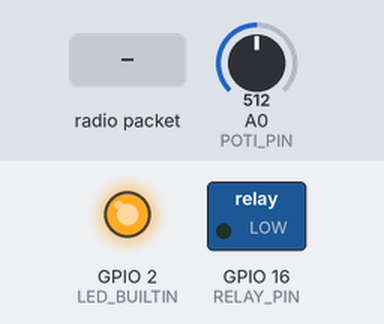
A program run on a simulated ESP8266 (NodeMCU). On the bench: switched loads named in the program (green lamp = pin HIGH), output pins drawn as LEDs (lit = HIGH, except the on-board LED, lit = LOW). Inputs (shaded band) come from the test bench; at power-on: A0 (POTI_PIN) = 512.

Above: at 1.2 s.
1.3 s: radio packet "1" arrives
At 1.6 s:
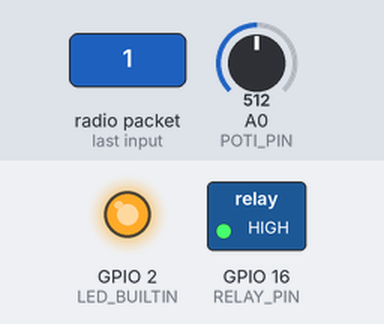
Timing chart, 0 to 4.3 s (numbered marks = the images above; inputs shaded):
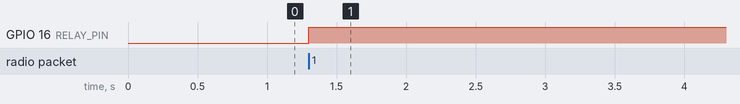

The program:

main.cpp
```cpp
#include <Arduino.h>

#include "Communication.h"

#define POTI_PIN A0
#define RELAY_PIN 16

// Region FunctionDeclaration
void setRelay(bool on);
void sendPotiValue(const int value);
// EndRegion FunctionDeclaration

void setup()
{
	Serial.begin(9600);

	pinMode(LED_BUILTIN, OUTPUT);
	// Setup Relay to be output and off
	pinMode(RELAY_PIN, OUTPUT);
	setRelay(false);

	// LED is active LOW
	digitalWrite(LED_BUILTIN, initCommunication() == 0 ? LOW : HIGH);
}

void loop()
{
	// delay is necessary for receiving data
	delay(100);
	// ############################################ READING POTI ######################################################
	{
		// TODO: Smooth out values

		// Saving previously read values
		static int prevPotiValue = 0;
		// Read value from Poti
		int potiValue = analogRead(POTI_PIN);
		if (potiValue != prevPotiValue)
		{
			prevPotiValue = potiValue;

			// Send value to ESP32
			sendPotiValue(potiValue);
		}
	}
}

void setRelay(bool on)
{
	// Set GPIO output
	digitalWrite(RELAY_PIN, on ? HIGH : LOW);
}

void sendPotiValue(int value)
{
	// Split value to two bytes
	u8 data[] = {(value >> 8) & 0xFF, value & 0xFF};

	// Serial.print("Send poti value: ");
	// Serial.print(data[0], HEX);
	// Serial.println(data[1], HEX);

	// // Send data to Esp32 device
	esp_now_send(const_cast<u8 *>(macAddress), data, 2);
}

void onEspNowCallback(u8 *mac_addr, u8 *incomingData, u8 len)
{
	// Allow for only 1 byte length data
	if (len == 1)
	{
		// Set relay on state
		setRelay(incomingData[0]);
	}
}
```

Measured:
- after the input at 1.3 s, GPIO 16 (RELAY_PIN): LOW → HIGH at once
